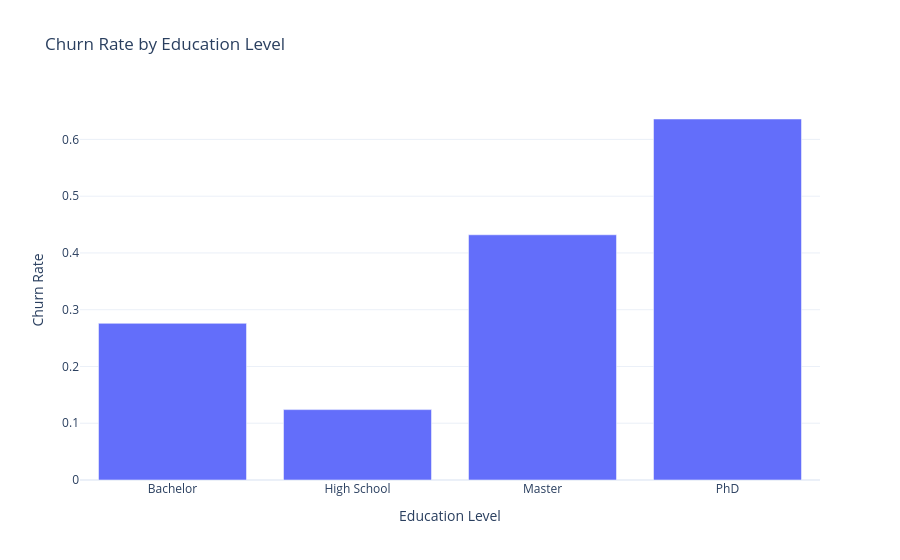

Notebook cell for this chart:
### Code cell
churn_rate_by_education = df.groupby('education_level')['churn'].mean().reset_index()
import plotly.express as px
fig = px.bar(churn_rate_by_education, x='education_level', y='churn', title='Churn Rate by Education Level')
fig.update_layout(
    xaxis_title='Education Level',
    yaxis_title='Churn Rate',
    template='plotly_white'
)   
fig.show()

### Figure 1 — Plotly figure (JSON) as saved in the notebook; plotly's stock layout.template omitted (floating-point values rounded to 4 significant figures)
{"data": [{"hovertemplate": "education_level=%{x}<br>churn=%{y}<extra></extra>", "legendgroup": "", "marker": {"color": "#636efa", "pattern": {"shape": ""}}, "name": "", "orientation": "v", "showlegend": false, "textposition": "auto", "type": "bar", "x": ["Bachelor", "High School", "Master", "PhD"], "xaxis": "x", "y": [0.276, 0.124, 0.432, 0.636], "yaxis": "y"}], "layout": {"barmode": "relative", "legend": {"tracegroupgap": 0}, "title": {"text": "Churn Rate by Education Level"}, "xaxis": {"anchor": "y", "domain": [0, 1], "title": {"text": "Education Level"}}, "yaxis": {"anchor": "x", "domain": [0, 1], "title": {"text": "Churn Rate"}}}}
